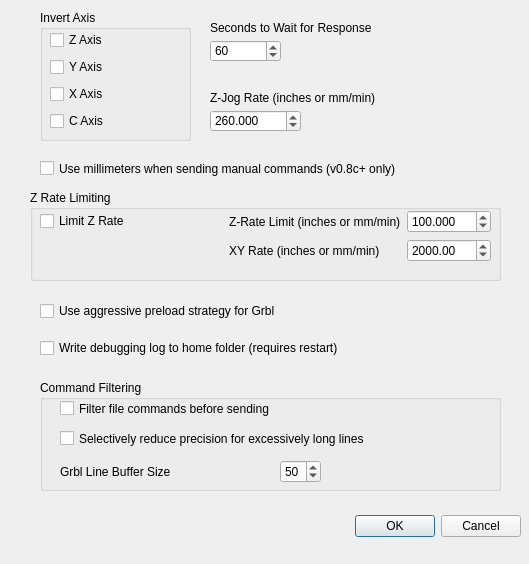
<?xml version="1.0" encoding="UTF-8"?>
<ui version="4.0">
 <class>Options</class>
 <widget class="QDialog" name="Options">
  <property name="geometry">
   <rect>
    <x>0</x>
    <y>0</y>
    <width>529</width>
    <height>564</height>
   </rect>
  </property>
  <property name="windowTitle">
   <string>Options</string>
  </property>
  <widget class="QDialogButtonBox" name="buttonBox">
   <property name="geometry">
    <rect>
     <x>240</x>
     <y>510</y>
     <width>281</width>
     <height>32</height>
    </rect>
   </property>
   <property name="orientation">
    <enum>Qt::Horizontal</enum>
   </property>
   <property name="standardButtons">
    <set>QDialogButtonBox::Cancel|QDialogButtonBox::Ok</set>
   </property>
  </widget>
  <widget class="QGroupBox" name="groupBoxAxis">
   <property name="geometry">
    <rect>
     <x>40</x>
     <y>10</y>
     <width>151</width>
     <height>131</height>
    </rect>
   </property>
   <property name="title">
    <string>Invert Axis</string>
   </property>
   <widget class="QWidget" name="verticalLayoutWidget">
    <property name="geometry">
     <rect>
      <x>10</x>
      <y>19</y>
      <width>131</width>
      <height>107</height>
     </rect>
    </property>
    <layout class="QVBoxLayout" name="verticalLayoutInvert">
     <item>
      <widget class="QCheckBox" name="chkInvZ">
       <property name="text">
        <string>Z Axis</string>
       </property>
      </widget>
     </item>
     <item>
      <widget class="QCheckBox" name="chkInvY">
       <property name="text">
        <string>Y Axis</string>
       </property>
      </widget>
     </item>
     <item>
      <widget class="QCheckBox" name="chkInvX">
       <property name="text">
        <string>X Axis</string>
       </property>
      </widget>
     </item>
     <item>
      <widget class="QCheckBox" name="chkInvC">
       <property name="text">
        <string>C Axis</string>
       </property>
      </widget>
     </item>
    </layout>
   </widget>
  </widget>
  <widget class="QLabel" name="labelWaitForResp">
   <property name="geometry">
    <rect>
     <x>210</x>
     <y>20</y>
     <width>261</width>
     <height>16</height>
    </rect>
   </property>
   <property name="text">
    <string>Seconds to Wait for Response</string>
   </property>
  </widget>
  <widget class="QSpinBox" name="spinResponseWaitSec">
   <property name="geometry">
    <rect>
     <x>210</x>
     <y>40</y>
     <width>71</width>
     <height>22</height>
    </rect>
   </property>
   <property name="minimum">
    <number>1</number>
   </property>
   <property name="maximum">
    <number>1000</number>
   </property>
   <property name="value">
    <number>60</number>
   </property>
  </widget>
  <widget class="QLabel" name="labelZJogRate">
   <property name="geometry">
    <rect>
     <x>210</x>
     <y>90</y>
     <width>261</width>
     <height>16</height>
    </rect>
   </property>
   <property name="text">
    <string>Z-Jog Rate (inches or mm/min)</string>
   </property>
  </widget>
  <widget class="QCheckBox" name="checkBoxUseMmManualCmds">
   <property name="geometry">
    <rect>
     <x>40</x>
     <y>160</y>
     <width>431</width>
     <height>17</height>
    </rect>
   </property>
   <property name="text">
    <string>Use millimeters when sending manual commands (v0.8c+ only)</string>
   </property>
  </widget>
  <widget class="QGroupBox" name="groupZRateLimit">
   <property name="geometry">
    <rect>
     <x>30</x>
     <y>190</y>
     <width>471</width>
     <height>91</height>
    </rect>
   </property>
   <property name="title">
    <string>Z Rate Limiting</string>
   </property>
   <widget class="QWidget" name="gridLayoutWidget">
    <property name="geometry">
     <rect>
      <x>10</x>
      <y>20</y>
      <width>451</width>
      <height>53</height>
     </rect>
    </property>
    <layout class="QGridLayout" name="gridLayoutRateLimit">
     <item row="0" column="0">
      <widget class="QCheckBox" name="chkLimitZRate">
       <property name="text">
        <string>Limit Z Rate</string>
       </property>
      </widget>
     </item>
     <item row="0" column="3">
      <widget class="QDoubleSpinBox" name="doubleSpinZRateLimit">
       <property name="accelerated">
        <bool>true</bool>
       </property>
       <property name="correctionMode">
        <enum>QAbstractSpinBox::CorrectToNearestValue</enum>
       </property>
       <property name="decimals">
        <number>3</number>
       </property>
       <property name="minimum">
        <double>0.100000000000000</double>
       </property>
       <property name="maximum">
        <double>9999.989999999999782</double>
       </property>
       <property name="singleStep">
        <double>1.000000000000000</double>
       </property>
       <property name="value">
        <double>100.000000000000000</double>
       </property>
      </widget>
     </item>
     <item row="0" column="1">
      <spacer name="horizontalSpacer">
       <property name="orientation">
        <enum>Qt::Horizontal</enum>
       </property>
       <property name="sizeHint" stdset="0">
        <size>
         <width>40</width>
         <height>20</height>
        </size>
       </property>
      </spacer>
     </item>
     <item row="0" column="2">
      <widget class="QLabel" name="labelZRateLimit">
       <property name="text">
        <string>Z-Rate Limit (inches or mm/min)</string>
       </property>
      </widget>
     </item>
     <item row="1" column="2">
      <widget class="QLabel" name="labelXYRate">
       <property name="text">
        <string>XY Rate (inches or mm/min)</string>
       </property>
      </widget>
     </item>
     <item row="1" column="3">
      <widget class="QDoubleSpinBox" name="doubleSpinXYRate">
       <property name="decimals">
        <number>2</number>
       </property>
       <property name="minimum">
        <double>0.100000000000000</double>
       </property>
       <property name="maximum">
        <double>999999.989999999990687</double>
       </property>
       <property name="value">
        <double>2000.000000000000000</double>
       </property>
      </widget>
     </item>
    </layout>
   </widget>
  </widget>
  <widget class="QDoubleSpinBox" name="doubleSpinZJogRate">
   <property name="geometry">
    <rect>
     <x>210</x>
     <y>110</y>
     <width>91</width>
     <height>22</height>
    </rect>
   </property>
   <property name="accelerated">
    <bool>true</bool>
   </property>
   <property name="correctionMode">
    <enum>QAbstractSpinBox::CorrectToNearestValue</enum>
   </property>
   <property name="decimals">
    <number>3</number>
   </property>
   <property name="minimum">
    <double>0.100000000000000</double>
   </property>
   <property name="maximum">
    <double>9999.989999999999782</double>
   </property>
   <property name="singleStep">
    <double>1.000000000000000</double>
   </property>
   <property name="value">
    <double>260.000000000000000</double>
   </property>
  </widget>
  <widget class="QWidget" name="verticalLayoutWidget_2">
   <property name="geometry">
    <rect>
     <x>40</x>
     <y>290</y>
     <width>461</width>
     <height>81</height>
    </rect>
   </property>
   <layout class="QVBoxLayout" name="verticalLayoutExtras">
    <item>
     <widget class="QCheckBox" name="chkAggressivePreload">
      <property name="text">
       <string>Use aggressive preload strategy for Grbl</string>
      </property>
     </widget>
    </item>
    <item>
     <widget class="QCheckBox" name="checkBoxEnableDebugLog">
      <property name="text">
       <string>Write debugging log to home folder (requires restart)</string>
      </property>
     </widget>
    </item>
   </layout>
  </widget>
  <widget class="QGroupBox" name="groupBox">
   <property name="geometry">
    <rect>
     <x>40</x>
     <y>380</y>
     <width>461</width>
     <height>111</height>
    </rect>
   </property>
   <property name="title">
    <string>Command Filtering</string>
   </property>
   <widget class="QCheckBox" name="chkFilterFileCommands">
    <property name="geometry">
     <rect>
      <x>20</x>
      <y>20</y>
      <width>431</width>
      <height>17</height>
     </rect>
    </property>
    <property name="text">
     <string>Filter file commands before sending</string>
    </property>
   </widget>
   <widget class="QCheckBox" name="checkBoxReducePrecForLongLines">
    <property name="geometry">
     <rect>
      <x>20</x>
      <y>50</y>
      <width>431</width>
      <height>17</height>
     </rect>
    </property>
    <property name="text">
     <string>Selectively reduce precision for excessively long lines</string>
    </property>
   </widget>
   <widget class="QWidget" name="layoutWidget">
    <property name="geometry">
     <rect>
      <x>20</x>
      <y>80</y>
      <width>261</width>
      <height>24</height>
     </rect>
    </property>
    <layout class="QHBoxLayout" name="horizontalLayout_2">
     <item>
      <widget class="QLabel" name="label">
       <property name="text">
        <string>Grbl Line Buffer Size</string>
       </property>
      </widget>
     </item>
     <item>
      <spacer name="horizontalSpacer_2">
       <property name="orientation">
        <enum>Qt::Horizontal</enum>
       </property>
       <property name="sizeHint" stdset="0">
        <size>
         <width>40</width>
         <height>20</height>
        </size>
       </property>
      </spacer>
     </item>
     <item>
      <widget class="QSpinBox" name="spinBoxGrblLineBufferSize">
       <property name="value">
        <number>50</number>
       </property>
      </widget>
     </item>
    </layout>
   </widget>
  </widget>
  <zorder>groupZRateLimit</zorder>
  <zorder>buttonBox</zorder>
  <zorder>groupBoxAxis</zorder>
  <zorder>labelWaitForResp</zorder>
  <zorder>spinResponseWaitSec</zorder>
  <zorder>labelZJogRate</zorder>
  <zorder>checkBoxUseMmManualCmds</zorder>
  <zorder>doubleSpinZJogRate</zorder>
  <zorder>verticalLayoutWidget_2</zorder>
  <zorder>groupBox</zorder>
 </widget>
 <resources/>
 <connections>
  <connection>
   <sender>buttonBox</sender>
   <signal>accepted()</signal>
   <receiver>Options</receiver>
   <slot>accept()</slot>
   <hints>
    <hint type="sourcelabel">
     <x>248</x>
     <y>254</y>
    </hint>
    <hint type="destinationlabel">
     <x>157</x>
     <y>274</y>
    </hint>
   </hints>
  </connection>
  <connection>
   <sender>buttonBox</sender>
   <signal>rejected()</signal>
   <receiver>Options</receiver>
   <slot>reject()</slot>
   <hints>
    <hint type="sourcelabel">
     <x>316</x>
     <y>260</y>
    </hint>
    <hint type="destinationlabel">
     <x>286</x>
     <y>274</y>
    </hint>
   </hints>
  </connection>
 </connections>
</ui>
